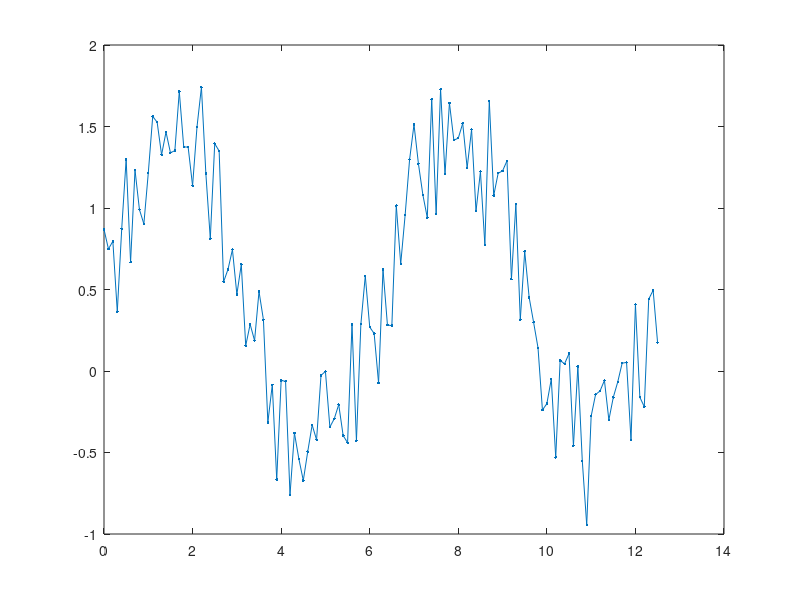

MATLAB code for this plot: (Note: this script raises an error after producing the figure.)
t=0:0.1:4*pi;
y=sin(t)+rand(1, length(t));
plot(t, y, '.-');
hold on
% Draw peaks points
[pks,locs] = findpeaks(y);
plot(t(locs),pks, 'mo');
% Text on image
tmp = size(pks);
for int=1:tmp(2)
    text(t(locs(int)), pks(int), ['  <- (', num2str(t(locs(int))), ', ', num2str(pks(int)), ')']);
end
hold off